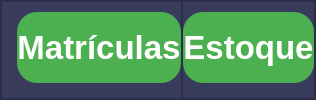
         <widget class="QFrame" name="frame_3">
          <property name="styleSheet">
           <string notr="true">background-color: rgb(56, 59, 91);</string>
          </property>
          <property name="frameShape">
           <enum>QFrame::StyledPanel</enum>
          </property>
          <property name="frameShadow">
           <enum>QFrame::Raised</enum>
          </property>
          <layout class="QHBoxLayout" name="horizontalLayout">
           <property name="spacing">
            <number>0</number>
           </property>
           <property name="leftMargin">
            <number>0</number>
           </property>
           <property name="topMargin">
            <number>0</number>
           </property>
           <property name="rightMargin">
            <number>0</number>
           </property>
           <property name="bottomMargin">
            <number>0</number>
           </property>
           <item>
            <widget class="QFrame" name="frame_7">
             <property name="maximumSize">
              <size>
               <width>16777215</width>
               <height>175</height>
              </size>
             </property>
             <property name="styleSheet">
              <string notr="true">background-color: rgb(56, 59, 91);</string>
             </property>
             <property name="frameShape">
              <enum>QFrame::StyledPanel</enum>
             </property>
             <property name="frameShadow">
              <enum>QFrame::Raised</enum>
             </property>
             <layout class="QHBoxLayout" name="horizontalLayout_4">
              <property name="spacing">
               <number>0</number>
              </property>
              <property name="leftMargin">
               <number>15</number>
              </property>
              <property name="topMargin">
               <number>10</number>
              </property>
              <property name="rightMargin">
               <number>0</number>
              </property>
              <property name="bottomMargin">
               <number>15</number>
              </property>
              <item>
               <widget class="QPushButton" name="botao_matriculas">
                <property name="maximumSize">
                 <size>
                  <width>350</width>
                  <height>250</height>
                 </size>
                </property>
                <property name="font">
                 <font>
                  <family>Segoe UI</family>
                  <pointsize>25</pointsize>
                  <weight>75</weight>
                  <italic>false</italic>
                  <bold>true</bold>
                  <underline>false</underline>
                  <strikeout>false</strikeout>
                  <kerning>true</kerning>
                 </font>
                </property>
                <property name="cursor">
                 <cursorShape>ArrowCursor</cursorShape>
                </property>
                <property name="layoutDirection">
                 <enum>Qt::LeftToRight</enum>
                </property>
                <property name="styleSheet">
                 <string notr="true">
QPushButton{
  background-color: #4CAF50;
border-radius:20px;
  text-align: center;
  color: #fff;
}

QPushButton:hover{
background-color: green;

}

QPushButton:pressed{
  background-color: #3e8e41;

}</string>
                </property>
                <property name="text">
                 <string>Matrículas</string>
                </property>
                <property name="icon">
                 <iconset>
                  <normaloff>../../Icons/icon_matriculas.png</normaloff>../../Icons/icon_matriculas.png</iconset>
                </property>
                <property name="iconSize">
                 <size>
                  <width>120</width>
                  <height>200</height>
                 </size>
                </property>
                <property name="autoRepeat">
                 <bool>false</bool>
                </property>
               </widget>
              </item>
             </layout>
            </widget>
           </item>
           <item>
            <widget class="QFrame" name="frame_8">
             <property name="minimumSize">
              <size>
               <width>0</width>
               <height>0</height>
              </size>
             </property>
             <property name="maximumSize">
              <size>
               <width>564564</width>
               <height>175</height>
              </size>
             </property>
             <property name="layoutDirection">
              <enum>Qt::LeftToRight</enum>
             </property>
             <property name="styleSheet">
              <string notr="true">background-color: rgb(56, 59, 91);</string>
             </property>
             <property name="frameShape">
              <enum>QFrame::StyledPanel</enum>
             </property>
             <property name="frameShadow">
              <enum>QFrame::Raised</enum>
             </property>
             <layout class="QHBoxLayout" name="horizontalLayout_5">
              <property name="spacing">
               <number>0</number>
              </property>
              <property name="leftMargin">
               <number>0</number>
              </property>
              <property name="topMargin">
               <number>10</number>
              </property>
              <property name="rightMargin">
               <number>0</number>
              </property>
              <property name="bottomMargin">
               <number>15</number>
              </property>
              <item>
               <widget class="QPushButton" name="botao_estoque">
                <property name="maximumSize">
                 <size>
                  <width>350</width>
                  <height>250</height>
                 </size>
                </property>
                <property name="font">
                 <font>
                  <family>Segoe UI</family>
                  <pointsize>25</pointsize>
                  <weight>75</weight>
                  <bold>true</bold>
                 </font>
                </property>
                <property name="styleSheet">
                 <string notr="true">
QPushButton{
  background-color: #4CAF50;
border-radius:20px;
  text-align: center;
  color: #fff;

}

QPushButton:hover{
background-color:green;

}

QPushButton:pressed{
  background-color: #3e8e41;

}</string>
                </property>
                <property name="text">
                 <string>Estoque</string>
                </property>
                <property name="icon">
                 <iconset>
                  <normaloff>../../Icons/estoque_icon.webp</normaloff>../../Icons/estoque_icon.webp</iconset>
                </property>
                <property name="iconSize">
                 <size>
                  <width>120</width>
                  <height>200</height>
                 </size>
                </property>
               </widget>
              </item>
             </layout>
            </widget>
           </item>
          </layout>
         </widget>
